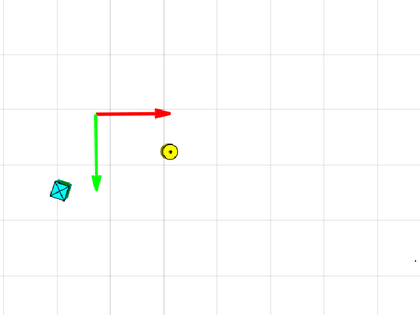
%> input picture task_4.bmp, 420 x 315 px, shrunk from 640 x 480 before the run
$ octave Vision_Task4.m   (GNU Octave 9; MATLAB toolbox functions it lacks are replaced by stand-ins)
%> lines starting %> are read from the running program, lines starting %| are printed output that depends on the picture; in (x1, y1, x2, y2) boxes, pixels count from 0 and x2, y2 are one past the last pixel; in counts of white or black regions, pixels touching at a corner belong together; the program's own positions count from 1
clc
clear
close all

% load previous files
load LabCameraParams.mat
load R.mat
load t.mat
load Rrob.mat
load trob.mat

% import image and convert into grey
I = imread('task_4.bmp');
%> I is the input picture: size 315x420x3 uint8; mean R, G, B 252.7, 253.1, 252.2
figure, imshow(I),title("Original Image")

IRed = double(I(:,:,1));
IGreen = double(I(:,:,2));
IBlue = double(I(:,:,3));
IGrey = (IRed+IGreen+IBlue)/3;
I = uint8(IGrey);
%> I: size 315x420 uint8
figure, imshow(I),title("Grey")

% Thresholding
I = double(I);
%> I: size 315x420 double
[m,n] = size(I);
%> m = 315; n = 420
INegative = ones(m, n) * 255  - I;
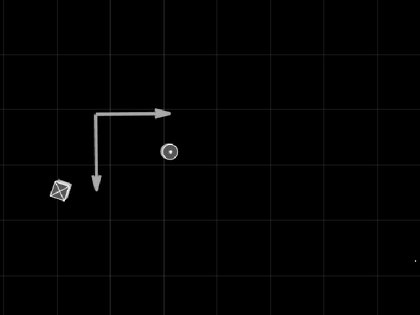
%> INegative: size 315x420 double; min 0, max 255, mean 2.3
INegative = uint8(INegative);
%> INegative: size 315x420 uint8
I = double(INegative);
[m, n] = size(I);
IThres = zeros(m, n);
for i = 1:m
   for j = 1:n
       if I(i,j) > 180
           IThres(i,j) = 255;
       else
           IThres(i,j) = 0;
       end
   end
end
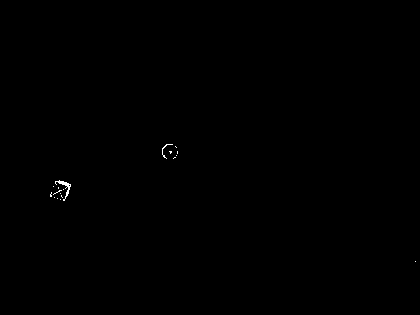
%> IThres: size 315x420 double; 0.11% white in thin lines or dots, all inside (x1, y1, x2, y2) = (50, 144, 416, 262)
IThres = uint8(IThres);
figure, imshow(IThres),title("Threshold")

% Binary
Ibw = imbinarize(IThres);
figure,imshow(Ibw);
title('Binary')

%%% find bounding box

imin_old = m+1;
%> imin_old = 316
imax_old = 0;
jmin_old = n+1;
%> jmin_old = 421
jmax_old = 0;
for i = 1:m % rows from up to down
    for j = 1:n % columns from left to right
        if Ibw(i,j) == 1
            if i < imin_old
                imin_old = i;
            end
            if i > imax_old
                imax_old = i;
            end
            if j < jmin_old
                jmin_old = j;
            end
            if j > jmax_old
                jmax_old = j;
            end
        end
    end
end
%> after the loop, imax_old = 262; imin_old = 145; jmax_old = 416; jmin_old = 51
imin = imin_old;     % first row
%> imin = 145
imax = imax_old;    % last row
%> imax = 262
jmin = jmin_old;    % first column
%> jmin = 51
jmax = jmax_old;    % last column
%> jmax = 416

%hold on, plot([jmin jmin jmax jmax jmin],[imin imax imax imin imin],'g')

% cut image
if (imax-imin)>(jmax-jmin)
    object1 = [imin, (imax+imin)/2;
               jmin, jmax];
    object2 = [(imax+imin)/2, imax;
               jmin, jmax];
else
    object1 = [imin, imax;
                jmin, (jmax+jmin)/2];
%> object1 = [145 262; 51 233.5]
    object2 = [imin, imax;
                (jmax+jmin)/2,jmax];
%> object2 = [145 262; 233.5 416]
end


%find bounding box of object one
imin_o = m+1;
%> imin_o = 316
imax_o = 0;
jmin_o = n+1;
%> jmin_o = 421
jmax_o = 0;


fromi = round(object1(1,1));
%> fromi = 145
toi = round(object1(1,2));
%> toi = 262
fromj = round(object1(2,1));
%> fromj = 51
toj = round(object1(2,2));
%> toj = 234

for i = fromi: toi% rows from up to down
    for j = fromj:toj % columns from left to right
        if Ibw(i,j) == 1
            if i < imin_o
                imin_o = i;
            end
            if i > imax_o
                imax_o = i;
            end
            if j < jmin_o
                jmin_o = j;
            end
            if j > jmax_o
                jmax_o = j;
            end
        end
    end
end
%> this loop made 118 passes
%> after the loop, imax_o = 201; imin_o = 145; jmax_o = 178; jmin_o = 51
imin1 = imin_o;     % first row
%> imin1 = 145
imax1 = imax_o;    % last row
%> imax1 = 201
jmin1 = jmin_o;    % first column
%> jmin1 = 51
jmax1 = jmax_o;    % last column
%> jmax1 = 178

hold on, plot([jmin1 jmin1 jmax1 jmax1 jmin1],[imin1 imax1 imax1 imin1 imin1],'g')

%find bounding box of the object two
imin_o = m+1;
%> imin_o = 316
imax_o = 0;
jmin_o = n+1;
%> jmin_o = 421
jmax_o = 0;

fromi = round(object2(1,1));
toi = round(object2(1,2));
fromj = round(object2(2,1));
%> fromj = 234
toj = round(object2(2,2));
%> toj = 416

for i = fromi: toi% rows from up to down
    for j = fromj:toj % columns from left to right
        if Ibw(i,j) == 1
            if i < imin_o
                imin_o = i;
            end
            if i > imax_o
                imax_o = i;
            end
            if j < jmin_o
                jmin_o = j;
            end
            if j > jmax_o
                jmax_o = j;
            end
        end
    end
end
%> after the loop, imax_o = 262; imin_o = 262; jmax_o = 416; jmin_o = 416

imin2 = imin_o;    % first row
%> imin2 = 262
imax2 = imax_o;    % last row
%> imax2 = 262
jmin2 = jmin_o;    % first column
%> jmin2 = 416
jmax2 = jmax_o;    % last column
%> jmax2 = 416

hold on, plot([jmin2 jmin2 jmax2 jmax2 jmin2],[imin2 imax2 imax2 imin2 imin2],'g')
%> after `plot([jmin2 jmin2 jmax2 jmax2 jmin2],[imin2 imax2 imax2 imin2 imin2],'`:
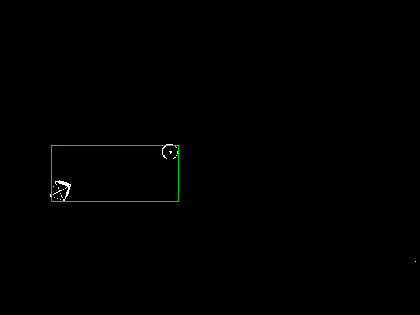
%> figure redrawn from the program's plot data; its title reads 'Binary'
